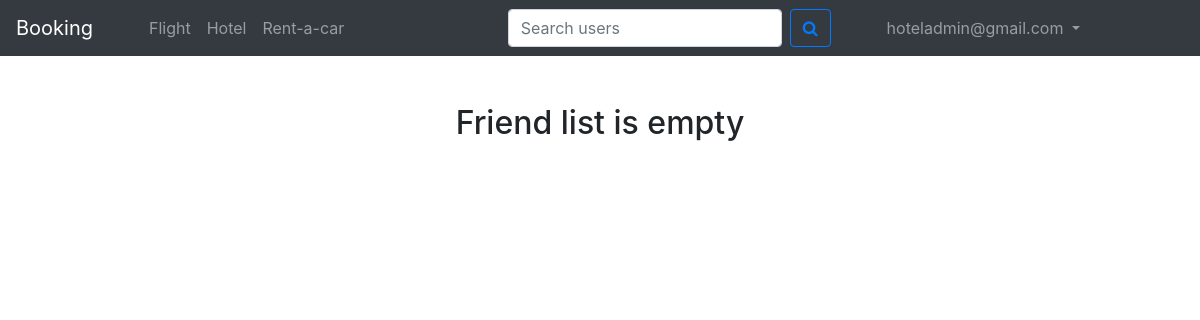
Before: /friends/ (signed in) with the older database file.
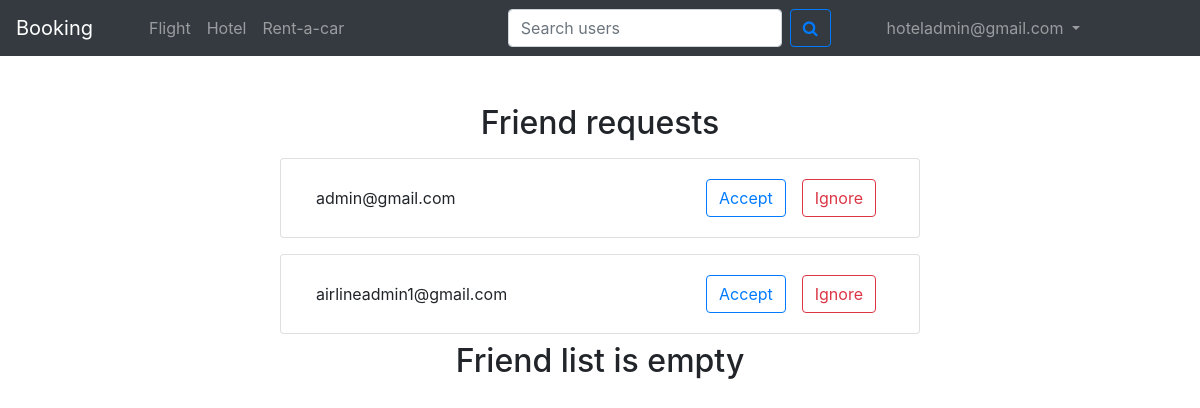
After: the same page with the newer database file.
### Users/models.py (models this page shows, shortened)
class Request(models.Model):
    user_send = models.ForeignKey(CustomUser, on_delete=models.CASCADE, related_name='user_send')
    user_accept = models.ForeignKey(CustomUser, on_delete=models.CASCADE, related_name='user_accept')

class CustomUser(AbstractUser):
    username = None
    email = models.EmailField(_('email address'), unique=True)
    city = models.CharField(max_length=100, default='', blank=True)
    phone = models.CharField(max_length=15, default='', blank=True)
    USERNAME_FIELD = 'email'
    REQUIRED_FIELDS = []
    objects = UserManager()

### Users/views.py (the view, shortened to what this page needs)
# urls.py: path('friends/', user_views.FriendList.as_view(), name='friends'),
class FriendList(LoginRequiredMixin, View):
    def get(self, request, *args, **kwargs):
        friends = Friends.objects.filter(current_user_id=request.user.id).first()
        requests = Request.objects.filter(user_accept_id=request.user.id)
        if friends is not None:
            friends_list = friends.friend_list.all()
        else:
            friends_list = []
        return render(request, 'Users/friends.html', {'friends': friends_list, 'requests': requests})

### Users/templates/Users/friends.html (shortened to what the changed rows need)
{% extends 'base.html' %}
{% block body %}
    <div class="container mt-5">
        {% if users %}
            {% for user, status in users %}
                <div class="card mx-auto my-2" style="max-width: 40rem;">
                    <div class="card-body">
                        <div class="row">
                            <div class="col d-flex align-items-center">
                                {{ user.email }} - {{ user.first_name }} {{ user.last_name }}
                            </div>
                            <div class="col">
                                {% if status == 0 %}
                                    <div>
                                        <a onclick="remove_friend(event, {{ user.id }})" href="#" class="btn btn-outline-danger float-right">Remove</a>
                                    </div>
                                {% elif status == 1 %}
                                    <a href="#" class="btn btn-secondary disabled float-right">Pending</a>
                                {% elif status == 2 %}
                                    <a onclick="ignore_request(event, {{ r.pk }})" href="#" class="btn btn-outline-danger mx-2 float-right">Ignore</a>
                                    <a onclick="accept_request(event, {{ r.pk }})" href="#" class="btn btn-outline-primary mx-2 float-right">Accept</a>
                                {% elif status == 3 %}
                                    <a onclick="send_request_js(event, {{ user.id }})" href="#" class="btn btn-outline-primary float-right">Add friend</a>
                                {% endif %}
                            </div>
                        </div>
                    </div>
                </div>
            {% endfor %}
        {% else %}
            {% if requests %}
                <div class="row">
                    <div class="col">
                        <h2 class="h2 text-center">Friend requests</h2>
                    </div>
                </div>
                <div class="row">
                    <div class="col">
                        {% for r in requests %}
                            <div class="row justify-content-center">
                                <div class="col card my-2" style="max-width: 40rem;">
                                    <div class="card-body">
                                        <div class="row">
                                            <div class="col d-flex align-items-center">
                                                {{ r.user_send.email }}
                                            </div>
                                            <div class="col">
                                                <a onclick="ignore_request(event, {{ r.pk }})" href="#" class="btn btn-outline-danger mx-2 float-right">Ignore</a>
                                                <a onclick="accept_request(event, {{ r.pk }})" href="#" class="btn btn-outline-primary mx-2 float-right">Accept</a>
                                            </div>
                                        </div>
                                    </div>
                                </div>
                            </div>
                        {% endfor %}
                    </div>
                </div>
            {% endif %}
            <div class="row">
                <div class="col">
                    {% if friends %}
                        <h2 class="h2 text-center">Friends list</h2>
                        {% for friend in friends %}
                            <div class="row justify-content-center">
                            <div class="col card my-2" style="max-width: 40rem;">
                                <div class="card-body">
                                    <div class="row">
                                        <div class="col d-flex align-items-center">
                                            {{ friend.email }}
                                        </div>
                                        <div class="col">
                                            <a onclick="remove_friend(event, {{ friend.id }})" href="#" class="btn btn-outline-danger float-right">Remove</a>
                                        </div>
                                    </div>
                                </div>
                            </div>
                            </div>
                        {% endfor %}
                    {% else %}
                        <h2 class="h2 text-center">Friend list is empty</h2>
                    {% endif %}
                </div>
            </div>
        {% endif %}
    </div>
{% endblock %}

Changed rows visible on the page:
added Request: user_send.email "admin@gmail.com"
added Request: user_send.email "airlineadmin1@gmail.com"
Other visible differences:
text now shown: "Friend requests"
